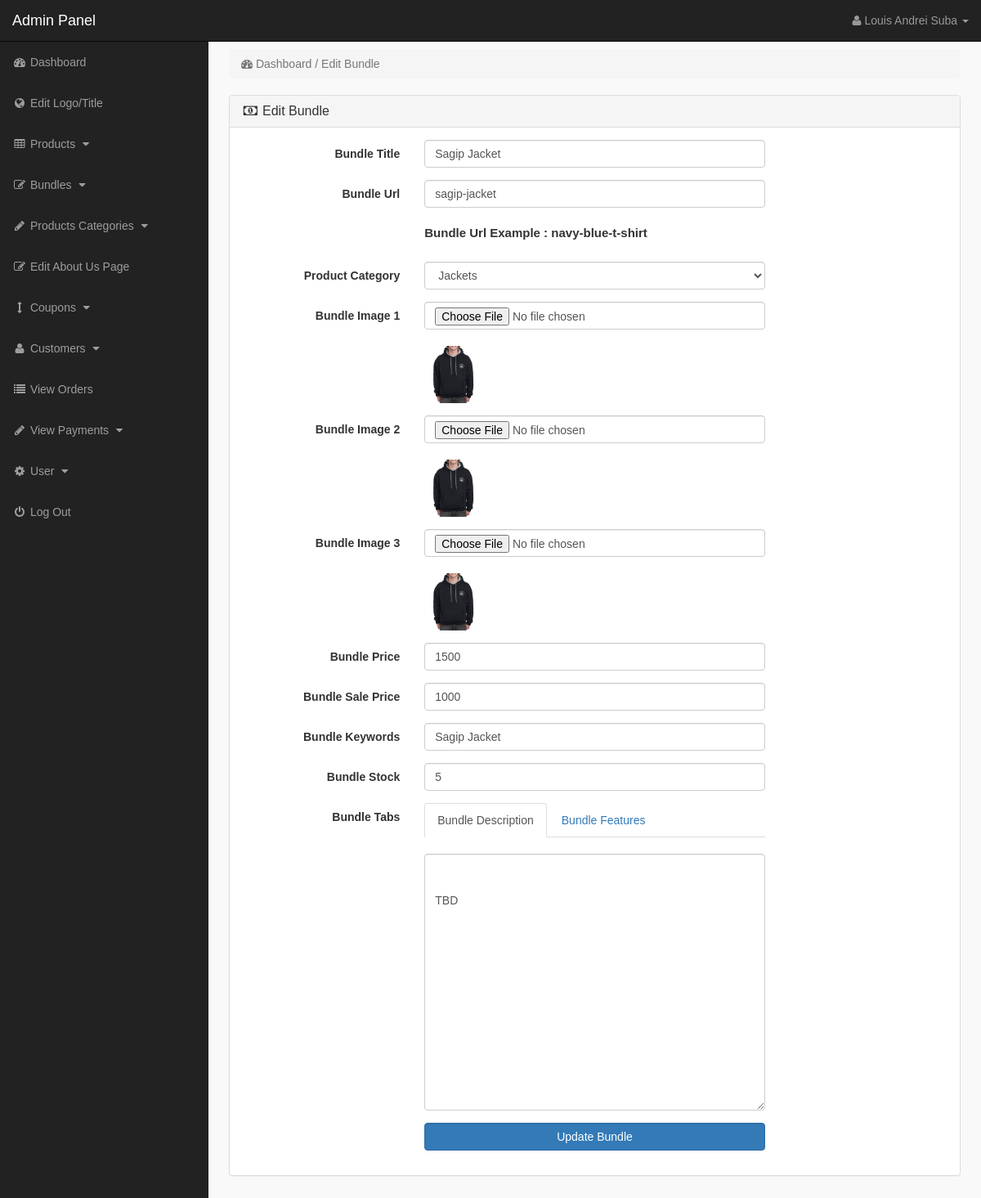
/admin_area/index.php?edit_bundle=1 (signed in), run on the app's committed database.
### tables this page shows
CREATE TABLE `products` (
  `product_id` int(10) NOT NULL,
  `p_cat_id` int(10) NOT NULL,
  `cat_id` int(10) NOT NULL,
  `manufacturer_id` int(10) NOT NULL,
  `date` timestamp NOT NULL DEFAULT current_timestamp() ON UPDATE current_timestamp(),
  `product_title` text NOT NULL,
  `product_url` text NOT NULL,
  `product_img1` text NOT NULL,
  `product_img2` text NOT NULL,
  `product_img3` text NOT NULL,
  `product_price` int(10) NOT NULL,
  `product_psp_price` int(100) NOT NULL,
  `product_desc` text NOT NULL,
  `product_features` text NOT NULL,
  `product_stock` int(11) NOT NULL,
  `product_keywords` text NOT NULL,
  `product_label` text NOT NULL,
  `status` varchar(255) NOT NULL
);

CREATE TABLE `product_categories` (
  `p_cat_id` int(10) NOT NULL,
  `p_cat_title` text NOT NULL,
  `p_cat_image` text NOT NULL
);

### admin_area/edit_bundle.php (the view, shortened to what this page needs)
<?php
if (!isset($_SESSION['admin_email'])) {
    echo "<script>window.open('login.php','_self')</script>";
} else {
    ?>
<?php
    if (isset($_GET['edit_bundle'])) {
        $edit_id = $_GET['edit_bundle'];
        $get_p = "select * from products where product_id='$edit_id'";
        $run_edit = mysqli_query($con, $get_p);
        $row_edit = mysqli_fetch_array($run_edit);
        $p_title = $row_edit['product_title'];
        $p_cat = $row_edit['p_cat_id'];
        $p_image1 = $row_edit['product_img1'];
        $p_image2 = $row_edit['product_img2'];
        $p_image3 = $row_edit['product_img3'];
        $p_price = $row_edit['product_price'];
        $p_desc = $row_edit['product_desc'];
        $p_keywords = $row_edit['product_keywords'];
        $psp_price = $row_edit['product_psp_price'];
        $p_url = $row_edit['product_url'];
        $p_stock = $row_edit['product_stock'];
        if ($p_stock < 0) {
            $p_stock = 0;
        } else { $p_stock = $p_stock;}
    }
    $get_p_cat = "select * from product_categories where p_cat_id='$p_cat'";
    $run_p_cat = mysqli_query($con, $get_p_cat);
    $row_p_cat = mysqli_fetch_array($run_p_cat);
    $p_cat_title = $row_p_cat['p_cat_title'];
    ?>
<!DOCTYPE html>
<html>
<head>
</head>
<body>
<div class="row">
<div class="col-lg-12">
<ol class="breadcrumb">
<li class="active">
<i class="fa fa-dashboard"> </i> Dashboard / Edit Bundle
</li>
</ol>
</div>
</div>
<div class="row">
<div class="col-lg-12">
<div class="panel panel-default">
<div class="panel-heading">
<h3 class="panel-title">
<i class="fa fa-money fa-fw"></i> Edit Bundle
</h3>
</div>
<div class="panel-body">
<form class="form-horizontal" method="post" enctype="multipart/form-data">
<div class="form-group" >
<label class="col-md-3 control-label" > Bundle Title </label>
<div class="col-md-6" >
<input type="text" name="product_title" class="form-control" required value="<?php echo $p_title; ?>">
</div>
</div>
<div class="form-group" >
<label class="col-md-3 control-label" > Bundle Url </label>
<div class="col-md-6" >
<input type="text" name="product_url" class="form-control" required value="<?php echo $p_url; ?>" >
<br>
<p style="font-size:15px; font-weight:bold;">
Bundle Url Example : navy-blue-t-shirt
</p>
</div>
</div>
<div class="form-group" >
<label class="col-md-3 control-label" > Product Category </label>
<div class="col-md-6" >
<select name="product_cat" class="form-control" >
<option value="<?php echo $p_cat; ?>" > <?php echo $p_cat_title; ?> </option>
</select>
</div>
</div>
<div class="form-group" >
<label class="col-md-3 control-label" > Bundle Image 1 </label>
<div class="col-md-6" >
<input type="file" name="product_img1" class="form-control" >
<br><img src="product_images/<?php echo $p_image1; ?>" width="70" height="70" >
</div>
</div>
<div class="form-group" >
<label class="col-md-3 control-label" > Bundle Image 2 </label>
<div class="col-md-6" >
<input type="file" name="product_img2" class="form-control" >
<br><img src="product_images/<?php echo $p_image2; ?>" width="70" height="70" >
</div>
</div>
<div class="form-group" >
<label class="col-md-3 control-label" > Bundle Image 3 </label>
<div class="col-md-6" >
<input type="file" name="product_img3" class="form-control" >
<br><img src="product_images/<?php echo $p_image3; ?>" width="70" height="70" >
</div>
</div>
<div class="form-group" >
<label class="col-md-3 control-label" > Bundle Price </label>
<div class="col-md-6" >
<input type="text" name="product_price" class="form-control" required value="<?php echo $p_price; ?>" >
</div>
</div>
<div class="form-group" >
<label class="col-md-3 control-label" > Bundle Sale Price </label>
<div class="col-md-6" >
<input type="text" name="psp_price" class="form-control" required value="<?php echo $psp_price; ?>">
</div>
</div>
<div class="form-group" >
<label class="col-md-3 control-label" > Bundle Keywords </label>
<div class="col-md-6" >
<input type="text" name="product_keywords" class="form-control" required value="<?php echo $p_keywords; ?>" >
</div>
</div>
<div class="form-group" >
<label class="col-md-3 control-label" > Bundle Stock </label>
<div class="col-md-6" >
<input type="text" name="product_stock" class="form-control" required value="<?php echo $p_stock; ?>"  >
</div>
</div>
<div class="form-group" >
<label class="col-md-3 control-label" > Bundle Tabs </label>
<div class="col-md-6" >
<ul class="nav nav-tabs">
<li class="active">
<a data-toggle="tab" href="#description"> Bundle Description </a>
</li>
<li>
<a data-toggle="tab" href="#features"> Bundle Features </a>
</li>
</ul>
<div class="tab-content">
<div id="description" class="tab-pane fade in active">
<br>
<textarea name="product_desc" class="form-control" rows="15" id="product_desc">
<?php echo $p_desc; ?>
</textarea>
</div>
</div>
</div>
</div>
<div class="form-group" >
<label class="col-md-3 control-label" ></label>
<div class="col-md-6" >
<input type="submit" name="update" value="Update Bundle" class="btn btn-primary form-control" >
</div>
</div>
</form>
</div>
</div>
</div>
</div>
</body>
</html>
<?php }?>

### admin_area/includes/sidebar.php (shortened to what this page needs)
<?php
if (!isset($_SESSION['admin_email'])) {
    echo "<script>window.open('login.php','_self')</script>";
} else {
    $admin_level = $_SESSION['admin_level'];
    if ($admin_level == 2) {
        $hideme = 'display:none;';
    } else {
        $hideme = '';
    }
    ?>
<nav class="navbar navbar-inverse navbar-fixed-top" >
<div class="navbar-header" >
<a class="navbar-brand" href="index.php?dashboard" >Admin Panel</a>
</div>
<ul class="nav navbar-right top-nav" >
<li class="dropdown" >
<a href="#" class="dropdown-toggle" data-toggle="dropdown" >
<i class="fa fa-user" ></i>
<?php echo $admin_name; ?> <b class="caret" ></b>
</a>
</li>
</ul>
<div class="collapse navbar-collapse navbar-ex1-collapse">
<ul class="nav navbar-nav side-nav">
<li>
<a href="index.php?dashboard">
<i class="fa fa-fw fa-dashboard"></i> Dashboard
</a>
</li>
<li>
<a style="<?php echo $hideme; ?>" href="index.php?edit_logo_title">
<i class="fa fa-fw fa-globe"></i> Edit Logo/Title
</a>
</li>
<li>
<a href="#" data-toggle="collapse" data-target="#products">
<i class="fa fa-fw fa-table"></i> Products
<i class="fa fa-fw fa-caret-down"></i>
</a>
</li>
<li>
<a href="#" data-toggle="collapse" data-target="#bundles">
<i class="fa fa-fw fa-edit"></i> Bundles
<i class="fa fa-fw fa-caret-down"></i>
</a>
</li>
<li>
<a href="#" data-toggle="collapse" data-target="#p_cat">
<i class="fa fa-fw fa-pencil"></i> Products Categories
<i class="fa fa-fw fa-caret-down"></i>
</a>
</li>
<li style="<?php echo $hideme; ?>">
<a href="index.php?edit_about_us">
<i class="fa fa-fw fa-edit"></i> Edit About Us Page
</a>
</li>
<li style="<?php echo $hideme; ?>">
<a href="#" data-toggle="collapse" data-target="#coupons">
<i class="fa fa-fw fa-arrows-v"></i> Coupons
<i class="fa fa-fw fa-caret-down"></i>
</a>
</li>
<li style="<?php echo $hideme; ?>">
<a href="#" data-toggle="collapse" data-target="#customer">
<i class="fa fa-fw fa-user"></i> Customers
<i class="fa fa-fw fa-caret-down"></i>
</a>
</li>
<li>
<a href="index.php?view_orders">
<i class="fa fa-fw fa-list"></i> View Orders
</a>
</li>
<li>
<a href="#" data-toggle="collapse" data-target="#pay">
<i class="fa fa-fw fa-pencil"></i> View Payments
<i class="fa fa-fw fa-caret-down"></i>
</a>
</li>
<li>
<a href="#" data-toggle="collapse" data-target="#users">
<i class="fa fa-fw fa-gear"></i> User
<i class="fa fa-fw fa-caret-down"></i>
</a>
</li>
<li>
<a href="logout.php">
<i class="fa fa-fw fa-power-off"></i> Log Out
</a>
</li>
</ul>
</div>
</nav>
<?php }?>

### admin_area/css/style.css (style rules this page uses)
* { font-family: "Montserrat", sans-serif }
body { margin-top: 100px; font-family: "Montserrat"; }
@media (min-width: 768px) { body { margin-top: 50px; } }
.top-nav { padding: 0 15px; }
.top-nav>li { display: inline-block; float: left; }
.top-nav>li>a { padding-top: 15px; padding-bottom: 15px; line-height: 20px; color: #999; }
@media (min-width: 768px) { .side-nav { position: fixed; top: 51px; width: 255px; border-radius: 0; overflow-y: auto; background-color: #222; bottom: 0; overflow-x: hidden; padding-bottom: 40px; } }
@media (min-width: 768px) { .side-nav>li>a { width: 255px; } }
.panel-body { border-radius: 5px; }

### data on the page
products: product_title "Sagip Jacket", product_url "sagip-jacket", product_img1 (picture), product_img2 (picture), product_img3 (picture), product_price "1500", psp_price "1000", product_keywords "Sagip Jacket", product_stock "5", product_desc "TBD"
product_categories: product_cat "Jackets"

### other printed values
$admin_name "Louis Andrei Suba"
